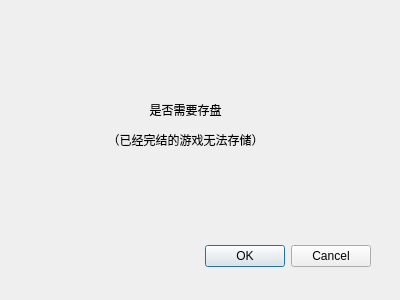
<?xml version="1.0" encoding="UTF-8"?>
<ui version="4.0">
 <class>DialogAsk</class>
 <widget class="QDialog" name="DialogAsk">
  <property name="geometry">
   <rect>
    <x>0</x>
    <y>0</y>
    <width>400</width>
    <height>300</height>
   </rect>
  </property>
  <property name="windowTitle">
   <string>Save</string>
  </property>
  <widget class="QDialogButtonBox" name="buttonBox">
   <property name="geometry">
    <rect>
     <x>30</x>
     <y>240</y>
     <width>341</width>
     <height>32</height>
    </rect>
   </property>
   <property name="orientation">
    <enum>Qt::Horizontal</enum>
   </property>
   <property name="standardButtons">
    <set>QDialogButtonBox::Cancel|QDialogButtonBox::Ok</set>
   </property>
  </widget>
  <widget class="QLabel" name="label">
   <property name="geometry">
    <rect>
     <x>60</x>
     <y>90</y>
     <width>251</width>
     <height>71</height>
    </rect>
   </property>
   <property name="text">
    <string>&lt;html&gt;&lt;head/&gt;&lt;body&gt;&lt;p align=&quot;center&quot;&gt;是否需要存盘&lt;/p&gt;&lt;p align=&quot;center&quot;&gt;（已经完结的游戏无法存储）&lt;/p&gt;&lt;/body&gt;&lt;/html&gt;</string>
   </property>
  </widget>
 </widget>
 <resources/>
 <connections>
  <connection>
   <sender>buttonBox</sender>
   <signal>accepted()</signal>
   <receiver>DialogAsk</receiver>
   <slot>accept()</slot>
   <hints>
    <hint type="sourcelabel">
     <x>248</x>
     <y>254</y>
    </hint>
    <hint type="destinationlabel">
     <x>157</x>
     <y>274</y>
    </hint>
   </hints>
  </connection>
  <connection>
   <sender>buttonBox</sender>
   <signal>rejected()</signal>
   <receiver>DialogAsk</receiver>
   <slot>reject()</slot>
   <hints>
    <hint type="sourcelabel">
     <x>316</x>
     <y>260</y>
    </hint>
    <hint type="destinationlabel">
     <x>286</x>
     <y>274</y>
    </hint>
   </hints>
  </connection>
 </connections>
</ui>
